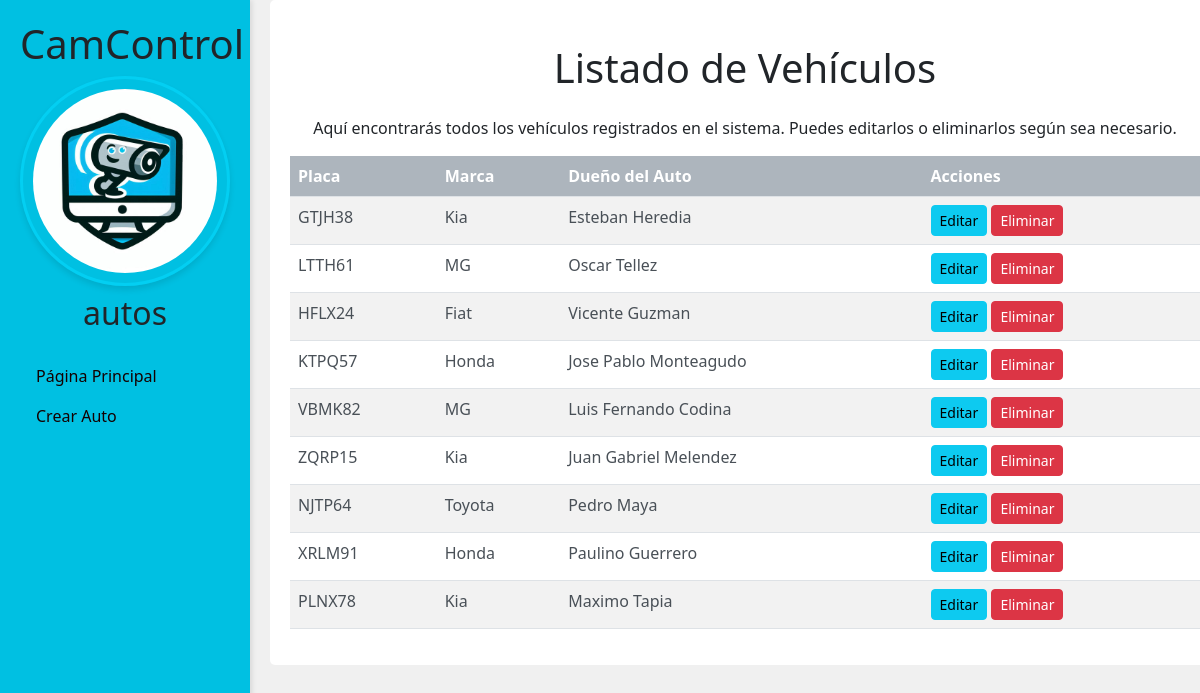
Page /autos (signed in) on the committed database.
### core/models.py (models this page shows, shortened)
class Auto(models.Model):
    placa = models.CharField(max_length=10)
    marca = models.CharField(max_length=100)
    persona = models.ForeignKey(Persona, on_delete=models.CASCADE)

class Persona(models.Model):
    nombre = models.CharField(max_length=100)
    apellido = models.CharField(max_length=100)
    edad = models.IntegerField()
    telefono = models.CharField(max_length=10)
    correo = models.CharField(max_length=100)
    direccion = models.CharField(max_length=100)
    tipo = models.CharField(max_length=100,choices=tipos,default='R')
    activo = models.BooleanField(default=True)
    def __str__(self):
        return f"{self.nombre} {self.apellido}"

### core/views.py (the view)
# urls.py: path('autos', views.autos, name='autos'),
@login_required
def autos(request):
    autos = Auto.objects.all()
    return render(request, 'autos.html', {'autos': autos})

### core/templates/autos.html (shortened to what this page needs)
{% load static %}
<!DOCTYPE html>
<html lang="es">
<head>
    <link href="https://cdn.jsdelivr.net/npm/bootstrap@5.3.3/dist/css/bootstrap.min.css" rel="stylesheet">
</head>
<body>
    <aside class="sidebar">
        <div class="logo-title text-center mb-4">
            <h1 class="title">CamControl</h1>
            <img src="{% static 'img/logo-camcontrol.jpg' %}" alt="Logo" class="logo img-fluid mb-2">
            <h2 class="subtitle">{{ request.resolver_match.url_name }}</h2>
        </div>
        <nav class="nav-menu">
            <ul class="nav flex-column">
                <li class="nav-item">
                    <a class="nav-link" href="{% url 'Pagina Principal' %}">Página Principal</a>
                </li>
                <li class="nav-item">
                    <a class="nav-link" href="{% url 'crear Auto' %}">Crear Auto</a>
                </li>
            </ul>
        </nav>
    </aside>
    <div class="container main-container">
        <h1 class="text-center my-4">Listado de Vehículos</h1>
        <p class="description text-center">
            Aquí encontrarás todos los vehículos registrados en el sistema. Puedes editarlos o eliminarlos según sea necesario.
        </p>
        <div class="table-responsive">
            <table class="table table-striped">
                <thead>
                    <tr>
                        <th>Placa</th>
                        <th>Marca</th>
                        <th>Dueño del Auto</th>
                        <th>Acciones</th>
                    </tr>
                </thead>
                <tbody>
                    {% for a in autos %}
                    <tr>
                        <td>{{ a.placa }}</td>
                        <td>{{ a.marca }}</td>
                        <td>{{ a.persona }}</td>
                        <td>
                            <a href="edicion_auto/{{ a.id }}" class="btn btn-info btn-sm">Editar</a>
                            <a href="eliminacion_auto/{{ a.id }}" class="btn btn-danger btn-sm">Eliminar</a>
                        </td>
                    </tr>
                    {% endfor %}
                </tbody>
            </table>
        </div>
    </div>
</body>
</html>

### core/templates/autos.html (style rules this page uses)
body { padding-left: 250px; background-color: #f0f0f0; min-height: 100vh; display: flex; flex-direction: column; }
.main-container { margin-left: 20px; padding: 20px; background-color: #ffffff; border-radius: 5px; }
.sidebar { width: 250px; height: 100vh; position: fixed; left: 0; top: 0; padding: 20px; background-color: #00c0e2; box-shadow: 2px 0 5px rgba(0, 0, 0, 0.1); }
.sidebar .nav-link { color: rgb(20, 0, 0); text-decoration: none; }
.logo { border-radius: 50%; box-shadow: 0 4px 6px rgba(0, 0, 0, 0.1); transition: transform 0.3s ease-in-out; border: 3px solid #06daff91; padding: 10px; animation: fadeIn 1s ease-out; }
.table th { background-color: #adb5bd; color: white; }
.table td { color: #495057; }

### rows in the picture
Auto: placa "GTJH38", marca "Kia", persona "Esteban Heredia"
Auto: placa "LTTH61", marca "MG", persona "Oscar Tellez"
Auto: placa "HFLX24", marca "Fiat", persona "Vicente Guzman"
Auto: placa "KTPQ57", marca "Honda", persona "Jose Pablo Monteagudo"
Auto: placa "VBMK82", marca "MG", persona "Luis Fernando Codina"
Auto: placa "ZQRP15", marca "Kia", persona "Juan Gabriel Melendez"
Auto: placa "NJTP64", marca "Toyota", persona "Pedro Maya"
Auto: placa "XRLM91", marca "Honda", persona "Paulino Guerrero"
Auto: placa "PLNX78", marca "Kia", persona "Maximo Tapia"

### other values in the picture
{{ request.resolver_match.url_name }} "autos"
